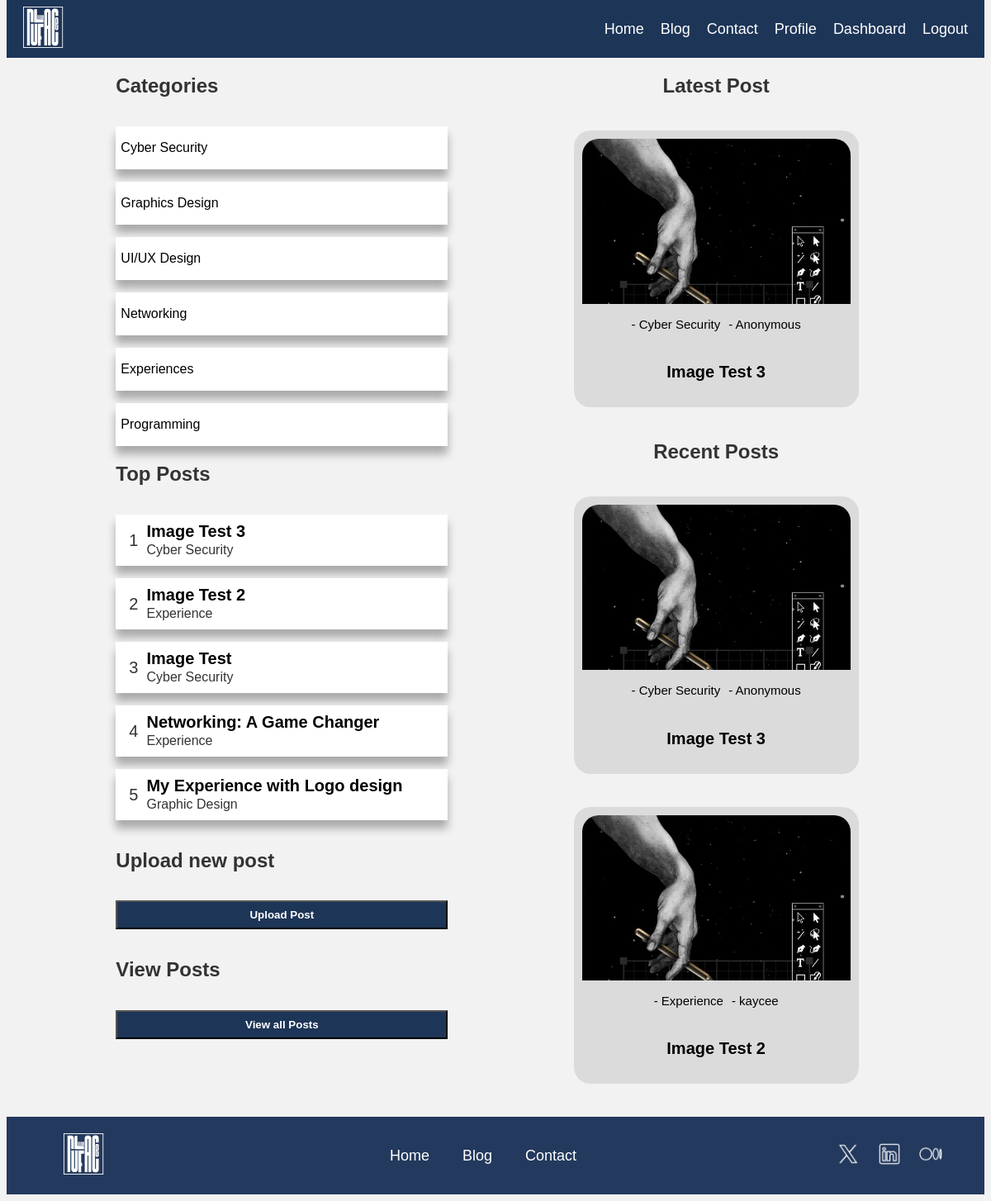
Page /blog/ (signed in) on the committed database.
### main/models.py (models this page shows, shortened)
class Posts(models.Model):
    title = models.CharField(max_length=255)  # For the blog post title
    content = RichTextField(blank=True, null=True)
    date_posted = models.DateTimeField(default=datetime.datetime.now)  # This will now include both date and time
    category = models.CharField(max_length=255)#category
    author = models.ForeignKey(User, on_delete=models.CASCADE)
    header_image = models.ImageField(null=True,blank=True, upload_to="images/")
    slug = models.SlugField(default="", null= False)  # Add slug field

### main/views.py (the view)
# urls.py: path('blog/', blogs.as_view(), name='blog'),
class blogs(LoginRequiredMixin, ListView):
    model = Posts
    template_name = 'blog.html'
    context_object_name = 'post'
    ordering = ['-id']
    def get_queryset(self):
        return Posts.objects.all().order_by('-date_posted')[:10]  # Limit to first 10 entries for the main list
    def get_context_data(self, **kwargs):
        context = super().get_context_data(**kwargs)
        context['top_posts'] = Posts.objects.all().order_by('-date_posted')[:5]  # First 5 posts
        context['recent_posts'] = Posts.objects.all().order_by('-date_posted')[:2]  # first 2 posts
        context['newest_post'] = Posts.objects.all().order_by('-date_posted')[:1]  # first post
        context['all_posts'] = Posts.objects.all().order_by('-date_posted')
        return context

### main/templates/blog.html (shortened to what this page needs)
{% load static %}
<!DOCTYPE html>
<html lang="en">
<head>
    <link rel="stylesheet" href = "{% static 'blog.css' %}">
</head>
<body class="blog_body">
    <nav class="navbar">
        <a href="/">
            <img src="{% static 'images/logo1-white.svg' %}" alt="Brand Logo" class="logo">
        </a>
        <ul class="nav-links">
            {% if user.is_authenticated %}
                <li><a href="/">Home</a></li>
                <li><a href="/blog">Blog</a></li>
                <li><a href="/">Contact</a></li>
                <li><a href="{% url 'user_edit' %}">Profile</a></li>
                {% if user.is_authenticated and user.is_staff %}
                   <li><a href="/admin">Dashboard</a></li>
                {% endif %}
                <li><a href="{% url 'logout' %}">Logout</a></li>
            {% else %}
                <li><a href="/">Home</a></li>
                <li><a href="/">Contact</a></li>
                <li><a href="{% url 'login' %}">Login</a></li>
                <li><a href="{% url 'register' %}">Register</a></li>
            {% endif %}
        </ul>
    </nav>
    {% block content %}
    <section class="content">
        <div class="left">
            <div class="categories">
                <h2>Categories</h2>
                <div class="card">
                    <p><a href="/cyber_posts" style="text-decoration: none; color: black;">Cyber Security</a> </p>
                </div>
                <div class="card">
                    <p><a href="/graphics" style="text-decoration: none; color: black;" >Graphics Design</a></p>
                </div>
                <div class="card">
                    <p><a href="/UI_UX" style="text-decoration: none; color: black;">UI/UX Design</a></p>
                </div>
                <div class="card">
                    <p><a href="/networking" style="text-decoration: none; color: black;">Networking</a></p>
                </div>
                <div class="card">
                    <p><a href="/experience" style="text-decoration: none; color: black;">Experiences</a></p>
                </div>
                <div class="card">
                    <p><a href="/programming" style="text-decoration: none; color: black;">Programming</a></p>
                </div>
            </div>
            <div class="top-posts">
                <h2>Top Posts</h2>
                {% for post in top_posts %}
                <div class="card">
                    <div class="card-info">
                        <p class="sn">{{ forloop.counter }}</p>
                        <div class="info">
                            <div class="title"><a href="{% url 'post' post.pk %}" style="text-decoration: none;color: black;">{{post.title}}</a></div>
                            <div class="category-mini">{{post.category}}</div>
                        </div>
                    </div>
                </div>
                {% endfor %}
                <h1>Upload new post</h1>
                <button style="padding: 8px; background-color: #1D3557;"><a href="{% url 'upload' %}" style="text-decoration: none; color: white; font-weight: 800;">Upload Post</a></button>
                <h1>View Posts</h1>
                <button style="padding: 8px; background-color: #1D3557;"><a href="{% url 'all_posts' %}" style="text-decoration: none; color: white; font-weight: 800;">View all Posts</a></button>
            </div>
        </div>
        <div class="right">
            <h2>Latest Post</h2>
            {% for post in newest_post%}
            <div class="post-card" id="latest">
                <div class="image"></div>
                <div class="card-content">
                    <div class="mini-details" style="display: flex; justify-content: center; gap: 10px; flex-wrap: wrap;">
                        <p class="category-mini">- {{post.category}}</p>
                        <p class="category-mini">- {{post.author}}</p></div>
                  <div class="card-details">
                    <p class="title"><a href="{% url 'post' post.pk %}" style="text-decoration: none;color: black;">{{post.title}}</a></p>
                  </div>
                </div>
               </div>
               {% endfor %}
              <h2>Recent Posts</h2>
              {% for post in recent_posts %}
              <div class="post-card" id="latest">
                <div class="image"></div>
                <div class="card-content">
                    <div class="mini-details" style="display: flex; justify-content: center; gap: 10px; flex-wrap: wrap;">
                        <p class="category-mini">- {{post.category}}</p>
                        <p class="category-mini">- {{post.author}}</p></div>
                  <div class="card-details">
                    <p class="title"><a href="{% url 'post' post.pk %}" style="text-decoration: none;color: black;">{{post.title}}</a></p>
                  </div>
                </div>
               </div>
               {% endfor %}
        </div>
    </section>
    {% endblock %}
    <footer class="footer">
        <div class="footer-content">
            <div class="footer-logo">
                <img src="{% static 'images/logo1-white.svg' %}" alt="Logo">
            </div>
            <div class="footer-links">
                <a href="/">Home</a>
                <a href="/blog">Blog</a>
                <a href="#">Contact</a>
            </div>
            <div class="footer-socials">
                <a href="#"><img src="{% static 'images/twitter.png' %}" alt="X"></a>
                <a href="#"><img src="{% static 'images/linkedin.png' %}" alt="LinkedIn"></a>
                <a href="#"><img src="{% static 'images/medium.png' %}" alt="Medium"></a>
            </div>
        </div>
    </footer>
  </body>
  </html>

### main/static/blog.css (style rules this page uses)
.blog_body { font-family: 'Andika New Basic', sans-serif; color: #333333; margin-top: 0px; min-height: 100vh; background-color: #F2F2F2; }
.navbar { display: flex; justify-content: space-between; align-items: center; background-color: #1D3557; padding: 10px 20px; height: 50px; }
.logo { height: 50px; }
.nav-links { list-style: none; display: flex; margin: 0; padding: 0; }
.nav-links li { margin-left: 20px; }
.nav-links a { text-decoration: none; color: white; font-size: 18px; }
.footer { margin-top: 20px; background-color: #23395d; padding: 20px 0; }
.footer-content { display: flex; justify-content: space-between; align-items: center; max-width: 1200px; margin: 0 auto; padding: 0 50px; flex-wrap: wrap; }
.footer-logo img { width: 100px; height: 50px; }
.footer-links { display: flex; gap: 40px; }
.footer-links a { color: white; text-decoration: none; font-size: 18px; }
.footer-socials { display: flex; gap: 20px; }
.footer-socials a img { width: 30px; }
.footer-socials a { color: white; text-decoration: none; }
.content { display: flex; justify-content: space-evenly; flex-wrap: wrap; }
.card { padding: 1px; background-color: white; width: 400px; box-shadow: 0px 10px 10px rgba(0, 0, 0, 0.3); }
.card p { margin-left: 5px; }
.categories { display: flex; flex-direction: column; gap: 15px; }
.top-posts { display: flex; flex-direction: column; gap: 15px; }
.card-info { display: flex; line-height: 1; justify-content: flex-start; align-items: center; padding-left: 10px; gap: 10px; }
.sn { font-size: 20px; }
.info { display: flex; flex-direction: column; gap: 5px; }
.title { font-size: 20px; font-weight: 700; }
.right { display: flex; flex-direction: column; align-items: center; }
.post-card { width: 325px; color: black; background-color: rgb(219, 219, 219); border-radius: 20px; box-shadow: 0px, 2px, 4px rgba(0,0,0,0.2); margin: 20px; padding: 10px; font-family: 'Andika New Basic', sans-serif; text-align: center; }
.image { background-image: url('images/6ff8d274125a19a9b2dfeba9b93c8209.jpg'); height: 200px; width:325px ; background-repeat: no-repeat; background-size: cover; border-top-left-radius: 20px; border-top-right-radius: 20px; }
.card-details { display: flex; justify-content: space-between; gap: 5px; flex-direction: column; }
.card-content p { font-size: 15px; line-height: 1.3; }
.card-details .title { font-size: 20px; }

### rows in the picture
Posts: title "Image Test 3", category "Cyber Security", author "Anonymous"
Posts: title "Image Test 2", category "Experience", author "kaycee"
Posts: title "Image Test", category "Cyber Security"
Posts: title "Networking: A Game Changer", category "Experience"
Posts: title "My Experience with Logo design", category "Graphic Design"
